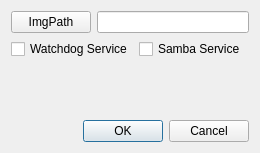
<?xml version="1.0" encoding="UTF-8"?>
<ui version="4.0">
 <class>ConfigDialog</class>
 <widget class="QDialog" name="ConfigDialog">
  <property name="geometry">
   <rect>
    <x>0</x>
    <y>0</y>
    <width>260</width>
    <height>153</height>
   </rect>
  </property>
  <property name="windowTitle">
   <string>Configuration</string>
  </property>
  <layout class="QGridLayout" name="gridLayout">
   <item row="0" column="0">
    <layout class="QVBoxLayout" name="verticalLayout">
     <item>
      <layout class="QHBoxLayout" name="horizontalLayout">
       <item>
        <widget class="QPushButton" name="B_ImgPath">
         <property name="text">
          <string>ImgPath</string>
         </property>
        </widget>
       </item>
       <item>
        <widget class="QLineEdit" name="LE_Path"/>
       </item>
      </layout>
     </item>
     <item>
      <layout class="QHBoxLayout" name="horizontalLayout_3">
       <item>
        <widget class="QCheckBox" name="checkBox_WaDo">
         <property name="text">
          <string>Watchdog Service</string>
         </property>
        </widget>
       </item>
       <item>
        <widget class="QCheckBox" name="checkBox_Samba">
         <property name="text">
          <string>Samba Service</string>
         </property>
        </widget>
       </item>
      </layout>
     </item>
     <item>
      <spacer name="verticalSpacer">
       <property name="orientation">
        <enum>Qt::Vertical</enum>
       </property>
       <property name="sizeHint" stdset="0">
        <size>
         <width>10</width>
         <height>20</height>
        </size>
       </property>
      </spacer>
     </item>
     <item>
      <widget class="QDialogButtonBox" name="buttonBox_Conf">
       <property name="orientation">
        <enum>Qt::Horizontal</enum>
       </property>
       <property name="standardButtons">
        <set>QDialogButtonBox::Cancel|QDialogButtonBox::Ok</set>
       </property>
      </widget>
     </item>
    </layout>
   </item>
  </layout>
 </widget>
 <resources/>
 <connections>
  <connection>
   <sender>buttonBox_Conf</sender>
   <signal>accepted()</signal>
   <receiver>ConfigDialog</receiver>
   <slot>accept()</slot>
   <hints>
    <hint type="sourcelabel">
     <x>248</x>
     <y>254</y>
    </hint>
    <hint type="destinationlabel">
     <x>157</x>
     <y>274</y>
    </hint>
   </hints>
  </connection>
  <connection>
   <sender>buttonBox_Conf</sender>
   <signal>rejected()</signal>
   <receiver>ConfigDialog</receiver>
   <slot>reject()</slot>
   <hints>
    <hint type="sourcelabel">
     <x>316</x>
     <y>260</y>
    </hint>
    <hint type="destinationlabel">
     <x>286</x>
     <y>274</y>
    </hint>
   </hints>
  </connection>
 </connections>
</ui>
